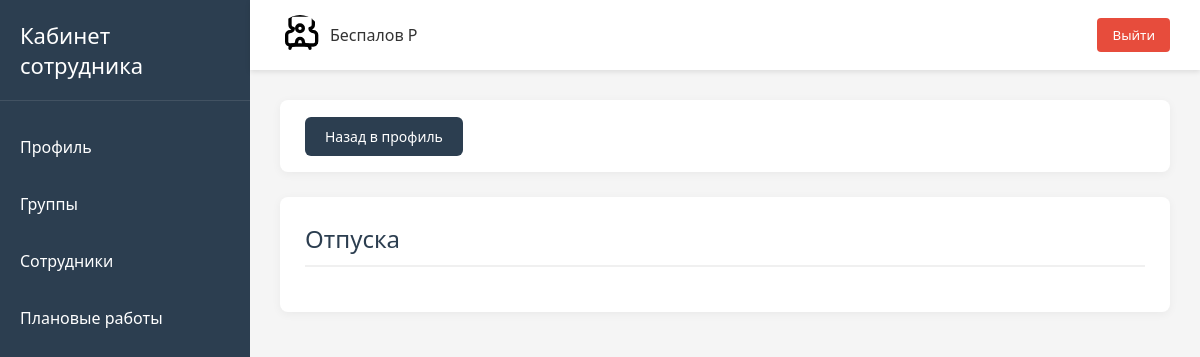
/lk/holidays/rbespalov/ (signed in), run on an earlier commit of the app's database.
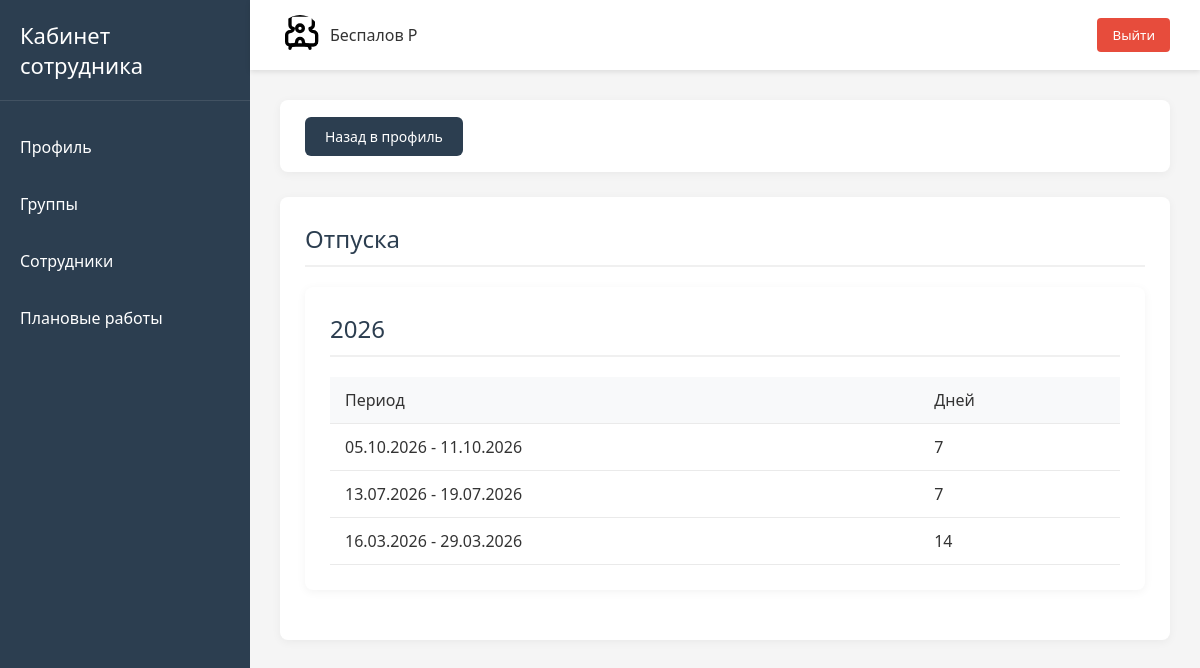
And on a later commit of the database.
### users/models.py (models this page shows, shortened)
class User(AbstractUser):
    email = models.EmailField("Email", unique=True)
    job_title = models.CharField("Должность", max_length=100)
    personnel_number = models.CharField(
        "Табельный номер",
        max_length=20,
        unique=True
    )
    group_job = models.ManyToManyField(
        "GroupJob",
        verbose_name="Группа сотрудника",
        related_name="users"
    )
    is_main = models.BooleanField("Босс этой качалки", default=False)
    USERNAME_FIELD = "username"
    REQUIRED_FIELDS = []
    objects = CustomUserManager()

### lk/models.py (models this page shows, shortened)
class Holiday(models.Model):
    employee = models.ForeignKey(
        User,
        on_delete=models.SET_NULL,
        null=True,
        verbose_name="Сотрудник",
        related_name="holidays"
    )
    date = models.DateField(
        "Дата",
        null=True,
        blank=True
    )
    type = models.CharField(
        "Тип отпуска",
        max_length=50,
        choices=CHOICES_TYPE_HOLIDAY,
        null=True,
        blank=True
    )
    status = models.CharField(
        "Статус",
        max_length=15,
        choices=CHOICES_STATUS_HOLIDAY,
        null=True,
        blank=True
    )
    updated_at = models.DateTimeField("Дата обновления", auto_now_add=True)
    class Meta:
        verbose_name = "Отпуск"
        verbose_name_plural = "Отпуска"
        ordering = ("date",)
        constraints = [
            models.UniqueConstraint(
                fields=["date", "employee"],
                name='unique_holidays'
            )
        ]

### lk/views.py (the view)
@login_required
def holidays_employee(request, username):
    user = get_object_or_404(User, username=username)
    holidays = get_holidays_first_and_last_date(user, all=True)
    return render(
        request, "employees/holidays.html", context={"holidays": holidays}
    )

### templates/employees/holidays.html
{% extends "base.html" %}
{% load static %}
{% block content %}
<div class="section">
    <a href="{% url 'users:profile' request.resolver_match.kwargs.username %}" class="compact-btn">Назад в профиль</a>
</div>
<div class="section">
    <h2 >Отпуска</h2>
    {% regroup holidays by year as year_list %}
    {% for holiday in year_list %}
    <div class="section">
        <h2>{{ holiday.grouper }}</h2>
        <table class="schedule-table">
            <thead>
                <tr>
                    <th>Период</th>
                    <th>Дней</th>
                </tr>
            </thead>
            <tbody>
                {% for period in holiday.list %}
                <tr>
                    <td>{{ period.first_day|date:"d.m.Y" }} - {{ period.last_day|date:"d.m.Y" }}</td>
                    <td>{{ period.count }}</td>
                </tr>
                {% endfor %}
            </tbody>
        </table>
    </div>
    {% endfor %}
</div>
{% endblock %}

### templates/base.html (shortened to what this page needs)
{% load static %}
<!DOCTYPE html>
<html lang="ru">
<head>
    <link rel="stylesheet" href="{% static 'css/main.css' %}">
    <link rel="stylesheet" href="{% static 'css/sidebar.css' %}">
    <link rel="stylesheet" href="{% static 'css/header.css' %}">
    <link rel="stylesheet" href="{% static 'css/sections.css' %}">
    <link rel="stylesheet" href="{% static 'css/groups_detail.css' %}">
    <link rel="stylesheet" href="{% static 'css/profile.css' %}">
    <link rel="stylesheet" href="{% static 'css/downtime.css' %}">
</head>
<body>
    <aside class="sidebar">
        <div class="logo">
            <h2>Кабинет сотрудника</h2>
        </div>
        {% with request.resolver_match.view_name as view_name %}
        <ul class="nav-links">
            <li><a href="{% url 'users:profile' user.username %}" class="{% if view_name == 'users:profile' %} active {% endif %}">Профиль</a></li>
            <li><a href="{% url 'users:groups' %}" class="{% if view_name == 'users:groups'%} active  {% endif %}">Группы</a></li>
            <li><a href="{% url 'users:employees' %}" class="{% if view_name == 'users:employees' %} active {% endif %}">Сотрудники</a></li>
            <li><a href="{% url 'downtimes:downtime' %}" class="{% if view_name == 'downtimes:downtime' %} active {% endif %}">Плановые работы</a></li>
        </ul>
        {% endwith %}
    </aside>
    <main class="main-content">
        {% include "header.html" %}
        <section class="content" id="content">
            {% block content %}{% endblock %}
        </section>
    </main>
</body>
</html>

### templates/header.html (shortened to what this page needs)
<header class="header">
    <div class="user-info">
        <img alt="User">
        <span>{{ user.last_name }} {{ user.first_name|slice:":1" }}</span>
    </div>
    <form action="{% url 'users:logout' %}" method="post" class="logout-form">
        <button class="logout-btn">Выйти</button>
    </form>
</header>

### static/css/main.css (style rules this page uses)
* { margin: 0; padding: 0; box-sizing: border-box; font-family: 'Segoe UI', Tahoma, Geneva, Verdana, sans-serif; }
body { display: flex; min-height: 100vh; background-color: #f5f5f5; color: #333; }
.main-content { flex-grow: 1; display: flex; flex-direction: column; }
.content { padding: 30px; flex-grow: 1; }
table { width: 100%; border-collapse: collapse; margin-top: 10px; }
table th, table td { padding: 12px 15px; text-align: left; border-bottom: 1px solid #eaeaea; }
table th { background-color: #f8f9fa; font-weight: 500; }
.section { background-color: white; border-radius: 8px; padding: 20px; margin-bottom: 20px; box-shadow: 0 2px 10px rgba(0, 0, 0, 0.05); }
.section h2 { margin-bottom: 15px; color: #2c3e50; font-weight: 500; }

### static/css/sidebar.css (style rules this page uses)
.sidebar { width: 250px; background-color: #2c3e50; color: white; padding: 20px 0; display: flex; flex-direction: column; }
.logo { padding: 0 20px 20px; border-bottom: 1px solid rgba(255, 255, 255, 0.1); margin-bottom: 20px; }
.logo h2 { font-weight: 500; font-size: 22px; }
.nav-links { list-style: none; flex-grow: 1; }
.nav-links li { margin-bottom: 5px; }
.nav-links a { display: block; color: white; text-decoration: none; padding: 15px 20px; transition: background-color 0.3s; }

### static/css/header.css (style rules this page uses)
.header { background-color: white; padding: 15px 30px; display: flex; justify-content: space-between; align-items: center; box-shadow: 0 2px 5px rgba(0, 0, 0, 0.1); }
.user-info { display: flex; align-items: center; }
.user-info img { width: 40px; height: 40px; border-radius: 50%; margin-right: 10px; object-fit: cover; }
.logout-btn { background-color: #e74c3c; color: white; border: none; padding: 8px 15px; border-radius: 4px; cursor: pointer; transition: background-color 0.3s; }

### static/css/profile.css (style rules this page uses)
.section { background-color: white; border-radius: 8px; padding: 25px; margin-bottom: 25px; box-shadow: 0 2px 10px rgba(0, 0, 0, 0.05); }
.section h2 { margin-bottom: 20px; color: #2c3e50; font-weight: 500; padding-bottom: 10px; border-bottom: 2px solid #f0f0f0; }
.schedule-table { width: 100%; border-collapse: collapse; margin-top: 10px; }
.schedule-table th, .schedule-table td { padding: 12px 15px; text-align: left; border-bottom: 1px solid #eaeaea; }
.schedule-table th { background-color: #f8f9fa; font-weight: 500; }
.compact-btn { padding: 10px 20px; background-color: #2c3e50; color: white; border: none; border-radius: 6px; font-size: 14px; font-weight: 500; cursor: pointer; transition: all 0.3s ease; font-family: inherit; text-decoration: none; white-space: nowrap; }

What changed in the data, as far as the page shows it:
added Holiday: first_day "05.10.2026"
added Holiday: last_day "11.10.2026"
added Holiday: first_day "13.07.2026"
added Holiday: last_day "19.07.2026"
added Holiday: first_day "16.03.2026"
added Holiday: last_day "29.03.2026"
Also different on the page:
new list line: "2026 Период Дней - 7 - 7 - 14"
